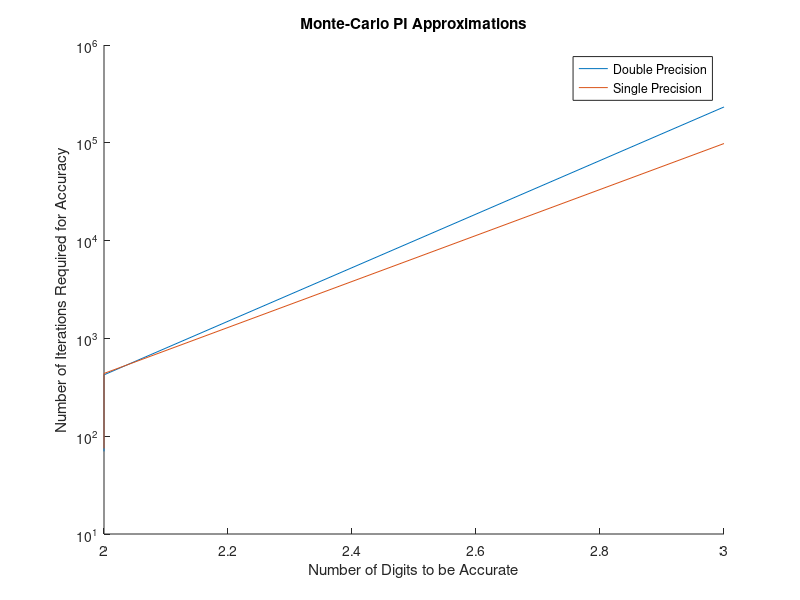

Here is the MATLAB script that generated this plot:
x = csvread('doubleDigitsAccuracy.csv');

double = csvread('doubleIterations.csv');
single = csvread('singleIterations.csv');

figure(1);
hold on;
set( gca, 'Yscale', 'log');
plot(x,double);
plot(x,single);
legend('Double Precision','Single Precision');
xlabel('Number of Digits to be Accurate');
ylabel('Number of Iterations Required for Accuracy');
title('Monte-Carlo PI Approximations');